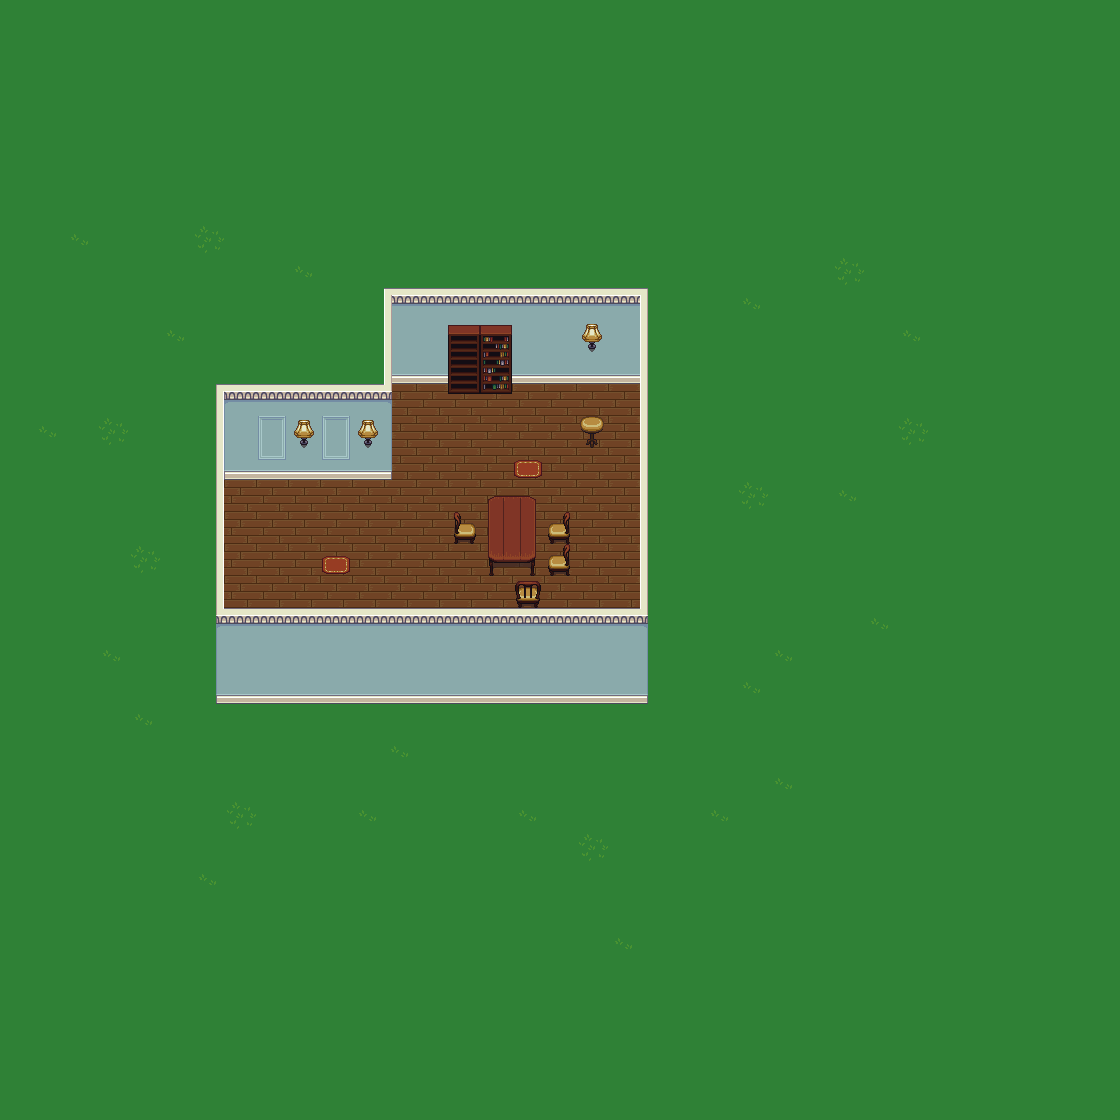

Rendered tile map (Tiled .tmx) drawn with the repository's tilesets; below, a short description and the map source with its tile grids summarised:
An orthogonal 35x35 tile map with 32x32 px tiles, 5 tile layers (ground, wall2, wall, stuff, ...), 6 tilesets and 17 objects (house1:entry, house1:out, house2:entry, house2:out, house3:entry, ...).

<map version="1.0" orientation="orthogonal" width="35" height="35" tilewidth="32" tileheight="32">
 <tileset firstgid="1" name="cabinets" tilewidth="32" tileheight="32">
  <image source="../sprites/cabinets.png" width="192" height="416" />
 </tileset>
 <tileset firstgid="79" name="inside" tilewidth="32" tileheight="32">
  <image source="../sprites/inside.png" width="320" height="320" />
 </tileset>
 <tileset firstgid="179" name="victoria" tilewidth="32" tileheight="32">
  <image source="../sprites/victoria.png" width="352" height="160" />
 </tileset>
 <tileset firstgid="234" name="country" tilewidth="32" tileheight="32">
  <image source="../sprites/country.png" width="160" height="128" />
 </tileset>
 <tileset firstgid="254" name="house" tilewidth="32" tileheight="32">
  <image source="../sprites/house.png" width="288" height="224" />
 </tileset>
 <tileset firstgid="317" name="grass" tilewidth="32" tileheight="32">
  <image source="../sprites/grass.png" width="96" height="192" />
 </tileset>
 <layer name="ground" width="35" height="35">
  <data>[1225 cells, 1225 non-empty, 4 distinct tile ids]</data>
 </layer>
 <layer name="wall2" width="35" height="35">
  <data>[1225 cells, 86 non-empty, 13 distinct tile ids]</data>
 </layer>
 <layer name="wall" width="35" height="35">
  <data>[1225 cells, 21 non-empty, 11 distinct tile ids]</data>
 </layer>
 <layer name="stuff" width="35" height="35">
  <data>[1225 cells, 22 non-empty, 18 distinct tile ids]</data>
 </layer>
 <layer name="walldetail" width="35" height="35">
  <data>[1225 cells, 4 non-empty, 2 distinct tile ids]</data>
 </layer>
 <objectgroup name="collision" width="35" height="35">
  <object x="384" y="224" width="256" height="160" />
  <object x="634" y="385" width="128" height="224" />
  <object x="224" y="608" width="416" height="128" />
  <object x="96" y="480" width="133" height="129" />
  <object x="199" y="384" width="198" height="95" />
  <object x="484" y="490" width="55" height="83" />
  <object x="449" y="508" width="34" height="36" />
  <object x="579" y="416" width="26" height="19" />
  <object x="539" y="510" width="34" height="67" />
  <object x="515" y="578" width="26" height="27" />
 </objectgroup>
 <objectgroup name="npc" width="35" height="35">
  <object x="448" y="448">
   <properties>
    <property name="action" value="moverandom" />
    <property name="char" value="soldier" />
   </properties>
   <polyline points="0,0 96,0 160,64 160,128" />
  </object>
 </objectgroup>
 <objectgroup name="portal" width="35" height="35">
  <object name="house1:entry" x="365" y="545" width="32" height="32" />
  <object name="house1:out" x="361" y="608" width="42" height="23">
   <properties>
    <property name="portal" value="village:out_01" />
   </properties>
  </object>
 </objectgroup>
 <objectgroup name="portal02" width="35" height="35">
  <object name="house2:entry" x="365" y="545" width="32" height="32" />
  <object name="house2:out" x="361" y="608" width="42" height="23">
   <properties>
    <property name="portal" value="village:out_02" />
   </properties>
  </object>
 </objectgroup>
 <objectgroup name="portal03" width="35" height="35">
  <object name="house3:entry" x="365" y="545" width="32" height="32" />
  <object name="house3:out" x="361" y="608" width="42" height="23">
   <properties>
    <property name="portal" value="village:out_03" />
   </properties>
  </object>
 </objectgroup>
</map>
